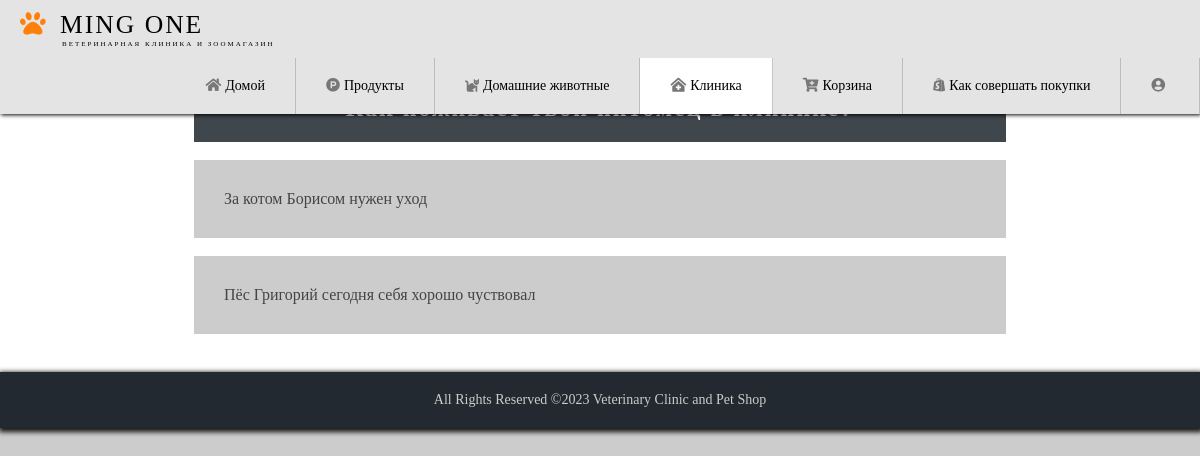
/customer/clinic.php, run on the app's committed database.
### tables this page shows
CREATE TABLE `clinic`  (
  `tips_ID` int(20) NOT NULL AUTO_INCREMENT,
  `tips_post` varchar(100) NOT NULL,
  PRIMARY KEY (`tips_ID`) USING BTREE
);

### customer/clinic.php (the view, shortened to what this page needs)
<?php
  $link = mysqli_connect("localhost", "root", "", "dbmingone");
	$sql = "SELECT * FROM `clinic`";
  $myData = mysqli_query($link,$sql);
?>
<!DOCTYPE html>
<html lang="en">
  <head>
    <link rel="stylesheet" href="../css/header.css" />
    <link rel="stylesheet" href="../css/main.css" />
    <link rel="stylesheet" href="../css/footer.css" />
    <link rel="stylesheet" href="../fontawesome\css\all.css" />
  </head>
  <body>
    <header class="header">
      <a href="#" class="logo">
        <i class="fas fa-paw" style="color: rgba(255, 123, 0, 0.952)"></i>
        Ming One
        <p style="font-size: 7px; margin-left: 42px">
        ВЕТЕРИНАРНАЯ КЛИНИКА И ЗООМАГАЗИН
        </p>
      </a><input type="checkbox" class="menu-btn" id="menu-btn" />
      <ul class="menu">
        <li>
          <a href="./home.php"><i class="fa fa-home"></i>Домой</a>
        </li>
        <li>
          <a href="./products.php"><i class="fab fa-product-hunt"></i>Продукты</a>
        </li>
        <li>
          <a href="./pets.php"><i class="fas fa-cat"></i>Домашние животные</a>
        </li>
        <li class="active">
          <a href="./clinic.php"><i class="fas fa-clinic-medical"></i>Клиника</a>
        </li>
        <li>
          <a href="./cart.php"><i class="fa fa-cart-plus"></i>Корзина</a>
        </li>
        <li>
          <a href="./shop.php"><i class="fab fa-shopify"></i>Как совершать покупки</a>
        </li>
        <li style="text-transform: capitalize;">
          <a href="../conn/logout.php"  title="Click, Auto Signout">
            <i class="fa fa-user-circle"></i><?php echo $_SESSION['uname']; ?>
          </a>
        </li>
      </ul>
    </header>
    <main>
      <section>
        <h2>Как поживает твой питомец в клинике?</h2>
      </section>
      <br>
      <section>
        <?php
  while($record = mysqli_fetch_assoc($myData)){
        $tp = $record['tips_post'];
        echo "<p style='background: #ccc; color: #444; width:70%; margin:auto; padding: 30px; text-align: justify;'>
        $tp
      </p> <br>"; }
    ?>
      </section>
    </main>
    <footer>
      <section class="footer-content">
        <ul class="footer-page">
          <li>All Rights Reserved &copy2023 Veterinary Clinic and Pet Shop</li>
        </ul>
      </section>
    </footer>
  </body>
</html>

### css/header.css (style rules this page uses)
* { margin: 0; padding: 0; box-sizing: border-box; }
body { margin: 0; background: #ccc; height: 80vh; }
a { color: black; }
.active { background-color: #fff; }
.header { background-color: rgb(228, 228, 228); box-shadow: 1px 1px 4px 0 rgba(0, 0, 0, 1); position: fixed; width: 100%; z-index: 3; }
.header ul { margin: 0; padding: 0; list-style-type: none; overflow: hidden; background-color: rgb(228, 228, 228); }
.header ul a { display: block; padding: 20px; font-size: 14px; border-right: 1px solid #aaaa; text-decoration: none; }
.header .logo { float: left; display: block; font-size: 1.6em; padding: 10px 20px; letter-spacing: 2px; text-decoration: none; text-transform: uppercase; }
.header .menu { clear: both; max-height: 0; transition: max-height 0.2s ease-out; }
i { margin: 0px 4px 0px 0px; color: #777; }
@media (min-width: 1000px) { .header li { float: left; } }
@media (min-width: 1000px) { .header li a { padding: 20px 30px; } }
@media (min-width: 1000px) { .header .menu { clear: none; float: right; max-height: none; } }

### css/main.css (style rules this page uses)
main { color: rgb(92, 92, 92); text-align: center; background-color: #fff; position: relative; top: 55px; height: auto; padding: 20px; align-items: center; }
h2 { padding: 20px; letter-spacing: 2px; width: 70%; margin: auto; color: white; opacity: 0.8; background: #101820ff; }
@media screen and (max-width: 1200px) { main { height: auto; } }

### css/footer.css (style rules this page uses)
footer { position: relative; background-color: #101820ff; top: 55px; width: 100%; height: auto; box-shadow: 1px 2px 5px 2px rgb(0, 0, 0); opacity: 0.9; }
.footer-content { display: flex; }
.footer-page { width: 30%; display: flex; justify-content: space-around; list-style: none; margin: 20px auto; }
.footer-page li { color: #ccc; font-size: 14px; }
@media screen and (min-width: 769px) { .footer-page { width: 100%; width: auto; } }
@media screen and (min-width: 769px) { .footer-page li { padding: 0px 5px; } }

### data on the page
clinic: tips_post "За котом Борисом нужен уход"
clinic: tips_post "Пёс Григорий сегодня себя хорошо чуствовал"
